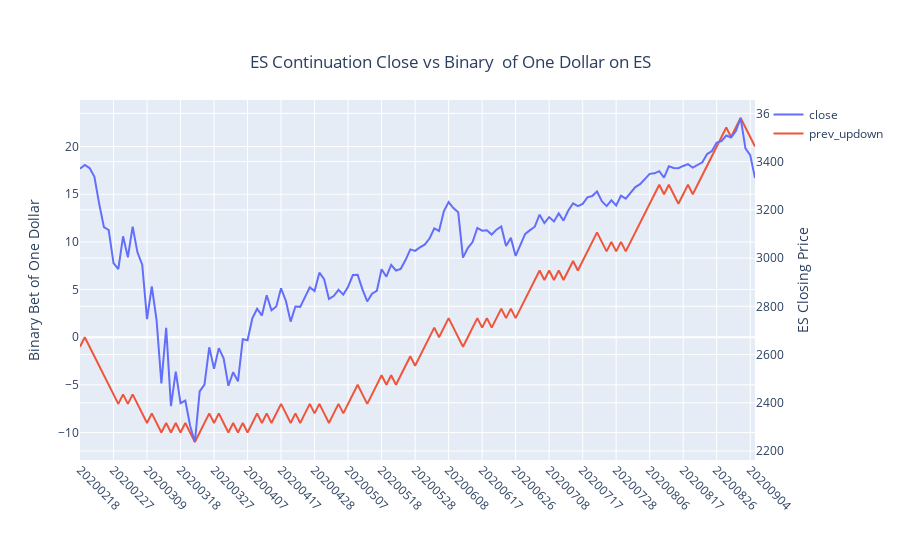

Notebook cell for this chart:
### Markdown cell above
### How did the ES Contract do just from February on?
The Chart below lxbjdsljsalfjas;lfjaslfj

### Code cell
df_es_strat3 = df_es_strat2[df_es_strat2.settle_date>=20200215]
iplot(plot_strat(df_es_strat3))

### Figure 1 — Plotly figure (JSON) as saved in the notebook; plotly's stock layout.template omitted (floating-point values rounded to 4 significant figures; data arrays with more than 128 entries replaced by an {"elided": "..."} marker saying what was removed)
{"data": [{"name": "close", "type": "scatter", "x": {"elided": "142 int values"}, "y": {"elided": "142 float values"}, "yaxis": "y2"}, {"name": "prev_updown", "type": "scatter", "x": {"elided": "142 int values"}, "y": {"elided": "142 int values"}, "yaxis": "y"}], "layout": {"autosize": true, "hovermode": "x", "margin": {"b": 100}, "modebar": {"bgcolor": "grey", "orientation": "v"}, "spikedistance": 1000, "title": {"text": "ES Continuation Close vs Binary  of One Dollar on ES", "x": 0.5, "xanchor": "center", "y": 0.9, "yanchor": "top"}, "xaxis": {"showspikes": true, "spikedash": "solid", "spikemode": "toaxis+across", "spikethickness": 1, "tickangle": 45, "ticktext": [20200218, 20200227, 20200309, 20200318, 20200327, 20200407, 20200417, 20200428, 20200507, 20200518, 20200528, 20200608, 20200617, 20200626, 20200708, 20200717, 20200728, 20200806, 20200817, 20200826, 20200904], "tickvals": [20200218, 20200227, 20200309, 20200318, 20200327, 20200407, 20200417, 20200428, 20200507, 20200518, 20200528, 20200608, 20200617, 20200626, 20200708, 20200717, 20200728, 20200806, 20200817, 20200826, 20200904], "type": "category"}, "yaxis": {"showspikes": true, "spikedash": "solid", "spikemode": "toaxis+across", "spikethickness": 1, "title": {"text": "Binary Bet of One Dollar"}}, "yaxis2": {"overlaying": "y", "side": "right", "title": {"text": "ES Closing Price"}}}}
